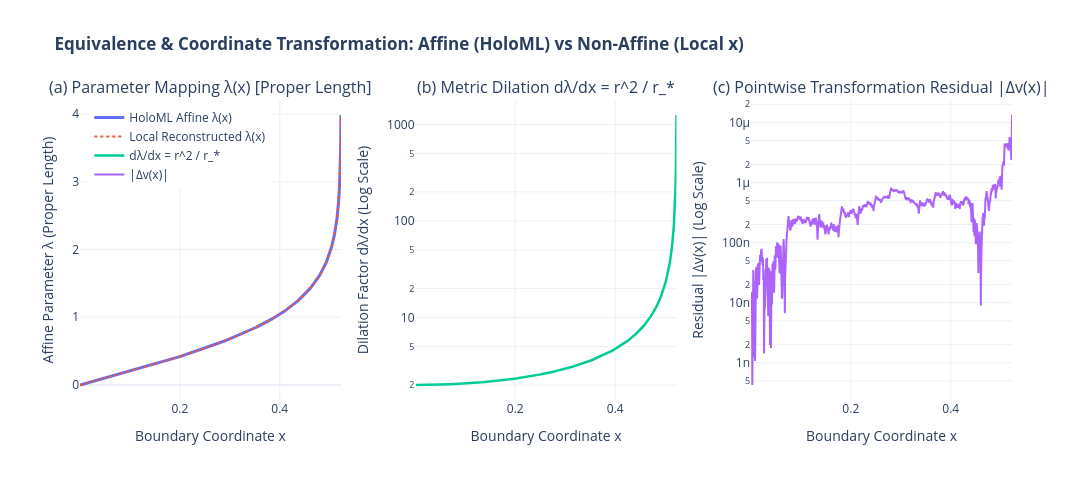

Here is the notebook cell this chart was saved with:
### Code cell
# --- VISUALIZATION: PARAMETER MAPPING & TRAJECTORY EQUIVALENCE ---
fig_trans = make_subplots(
    rows=1, cols=3,
    subplot_titles=(
        "(a) Parameter Mapping λ(x) [Proper Length]",
        "(b) Metric Dilation dλ/dx = r^2 / r_*",
        "(c) Pointwise Transformation Residual |Δv(x)|"
    ),
    horizontal_spacing=0.08
)

# Panel (a): λ vs x mapping
fig_trans.add_trace(go.Scatter(
    x=x_h_trans, y=lam_h_arr,
    mode='lines', name='HoloML Affine λ(x)',
    line=dict(color='#636EFA', width=3)
), row=1, col=1)
fig_trans.add_trace(go.Scatter(
    x=sol_local.t, y=lam_rec,
    mode='lines', name='Local Reconstructed λ(x)',
    line=dict(color='#EF553B', width=2, dash='dot')
), row=1, col=1)

# Panel (b): Dilation factor dλ/dx = r^2 / r_*
dilation_factor = (r_h_trans**2) / r_star_val
fig_trans.add_trace(go.Scatter(
    x=x_h_trans, y=dilation_factor,
    mode='lines', name='dλ/dx = r^2 / r_*',
    line=dict(color='#00CC96', width=2.5)
), row=1, col=2)

# Panel (c): Pointwise residual |Δv(x)|
res_v_arr = np.abs(v_h_trans[valid_pts] - sol_eval[1])
fig_trans.add_trace(go.Scatter(
    x=x_h_trans[valid_pts], y=res_v_arr,
    mode='lines', name='|Δv(x)|',
    line=dict(color='#AB63FA', width=2)
), row=1, col=3)

fig_trans.update_xaxes(title_text='Boundary Coordinate x', row=1, col=1)
fig_trans.update_yaxes(title_text='Affine Parameter λ (Proper Length)', row=1, col=1)

fig_trans.update_xaxes(title_text='Boundary Coordinate x', row=1, col=2)
fig_trans.update_yaxes(type='log', title_text='Dilation Factor dλ/dx (Log Scale)', row=1, col=2)

fig_trans.update_xaxes(title_text='Boundary Coordinate x', row=1, col=3)
fig_trans.update_yaxes(type='log', title_text='Residual |Δv(x)| (Log Scale)', row=1, col=3)

fig_trans.update_layout(
    height=480, width=1100,
    title_text='<b>Equivalence & Coordinate Transformation: Affine (HoloML) vs Non-Affine (Local x)</b>',
    template='plotly_white',
    legend=dict(yanchor='top', y=0.99, xanchor='left', x=0.01)
)

fig_trans.show()

# Save interactive dashboard
fig_trans.write_html("interactive_plots/parameter_transformation_analysis.html")
print("Saved interactive transformation dashboard to 'interactive_plots/parameter_transformation_analysis.html'")

### Figure 1 — Plotly figure (JSON) as saved in the notebook; plotly's stock layout.template omitted (floating-point values rounded to 4 significant figures; data arrays with more than 128 entries replaced by an {"elided": "..."} marker saying what was removed)
{"data": [{"line": {"color": "#636EFA", "width": 3}, "mode": "lines", "name": "HoloML Affine λ(x)", "type": "scatter", "x": {"elided": "3984 float values"}, "xaxis": "x", "y": {"elided": "3984 float values"}, "yaxis": "y"}, {"line": {"color": "#EF553B", "dash": "dot", "width": 2}, "mode": "lines", "name": "Local Reconstructed λ(x)", "type": "scatter", "x": {"elided": "304 float values"}, "xaxis": "x", "y": {"elided": "304 float values"}, "yaxis": "y"}, {"line": {"color": "#00CC96", "width": 2.5}, "mode": "lines", "name": "dλ/dx = r^2 / r_*", "type": "scatter", "x": {"elided": "3984 float values"}, "xaxis": "x2", "y": {"elided": "3984 float values"}, "yaxis": "y2"}, {"line": {"color": "#AB63FA", "width": 2}, "mode": "lines", "name": "|Δv(x)|", "type": "scatter", "x": {"elided": "3983 float values"}, "xaxis": "x3", "y": {"elided": "3983 float values"}, "yaxis": "y3"}], "layout": {"annotations": [{"font": {"size": 16}, "showarrow": false, "text": "(a) Parameter Mapping λ(x) [Proper Length]", "x": 0.14, "xanchor": "center", "xref": "paper", "y": 1, "yanchor": "bottom", "yref": "paper"}, {"font": {"size": 16}, "showarrow": false, "text": "(b) Metric Dilation dλ/dx = r^2 / r_*", "x": 0.5, "xanchor": "center", "xref": "paper", "y": 1, "yanchor": "bottom", "yref": "paper"}, {"font": {"size": 16}, "showarrow": false, "text": "(c) Pointwise Transformation Residual |Δv(x)|", "x": 0.86, "xanchor": "center", "xref": "paper", "y": 1, "yanchor": "bottom", "yref": "paper"}], "height": 480, "legend": {"x": 0.01, "xanchor": "left", "y": 0.99, "yanchor": "top"}, "title": {"text": "<b>Equivalence & Coordinate Transformation: Affine (HoloML) vs Non-Affine (Local x)</b>"}, "width": 1100, "xaxis": {"anchor": "y", "domain": [0, 0.28], "title": {"text": "Boundary Coordinate x"}}, "xaxis2": {"anchor": "y2", "domain": [0.36, 0.64], "title": {"text": "Boundary Coordinate x"}}, "xaxis3": {"anchor": "y3", "domain": [0.72, 1], "title": {"text": "Boundary Coordinate x"}}, "yaxis": {"anchor": "x", "domain": [0, 1], "title": {"text": "Affine Parameter λ (Proper Length)"}}, "yaxis2": {"anchor": "x2", "domain": [0, 1], "title": {"text": "Dilation Factor dλ/dx (Log Scale)"}, "type": "log"}, "yaxis3": {"anchor": "x3", "domain": [0, 1], "title": {"text": "Residual |Δv(x)| (Log Scale)"}, "type": "log"}}}
